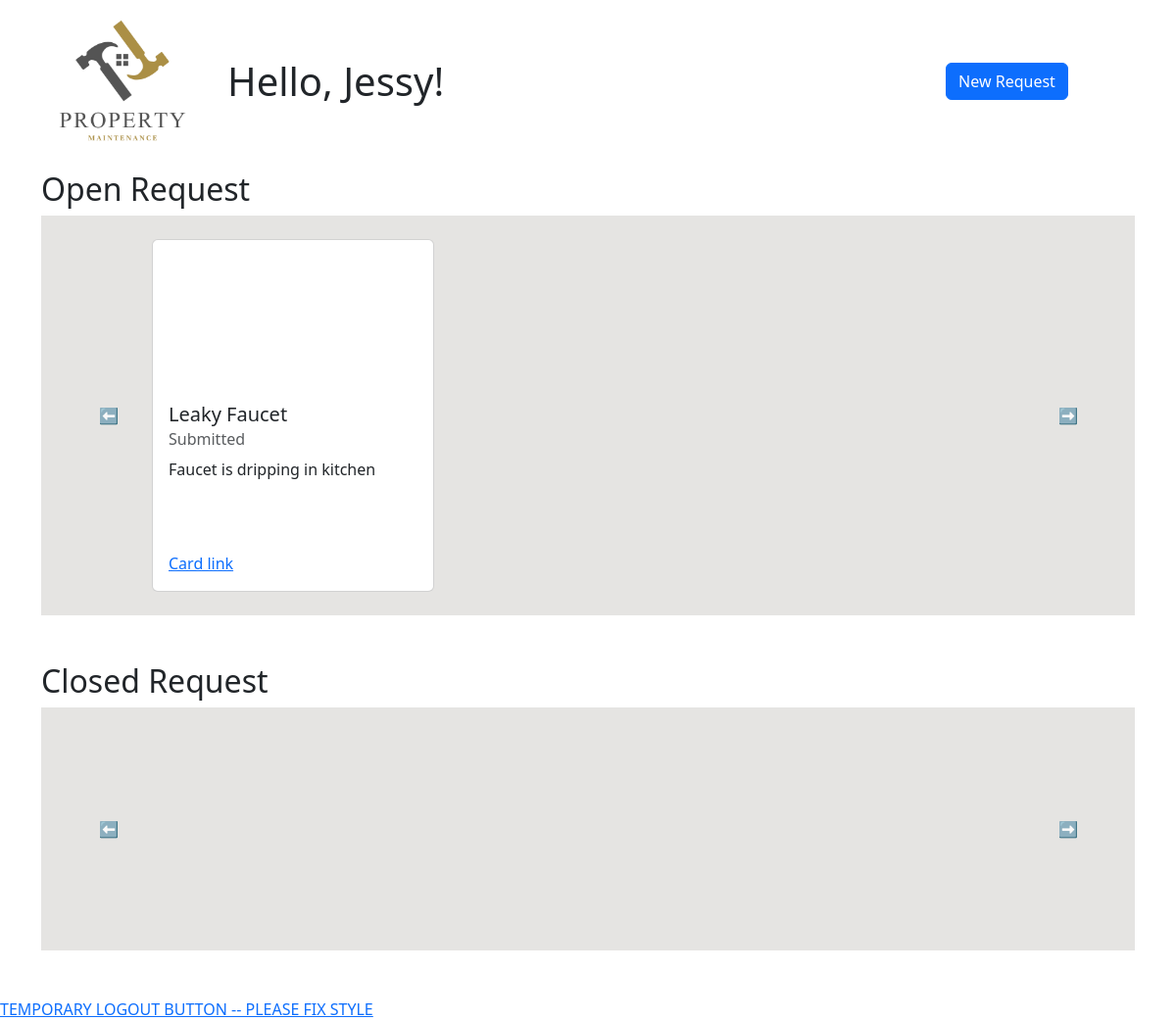
/tenant-dashboard/ (signed in), run on the app's committed database.
### ticketsystem/models.py (models this page shows, shortened)
class Ticket(models.Model):
    title = models.CharField(max_length=200)
    description = models.TextField()
    CATEGORY_CHOICES = [
        ('electrical', 'Electrical'),
        ('plumbing', 'Plumbing'),
        ('general', 'General'),
    ]
    category = models.CharField(max_length=20, choices=CATEGORY_CHOICES)
    STATUS_CHOICES = [
        ('submitted', 'Submitted'),
        ('in_progress', 'In Progress'),
        ('completed', 'Completed'),
    ]
    status = models.CharField(max_length=20, choices=STATUS_CHOICES, default='submitted')
    PRIORITY_CHOICES = [
        ('low', 'Low'),
        ('medium', 'Medium'),
        ('high', 'High'),
    ]
    priority = models.CharField(max_length=10, choices=PRIORITY_CHOICES, default='medium')
    created_date = models.DateTimeField(auto_now_add=True)
    updated_date = models.DateTimeField(auto_now=True)
    completed_date = models.DateTimeField(null=True, blank=True) # based on status
    image = models.ImageField(upload_to='ticket_images/', null=True, blank=True)
    submitter = models.ForeignKey(settings.AUTH_USER_MODEL, on_delete=models.CASCADE, related_name='submitted_tickets')
    assigned_admin = models.ForeignKey(settings.AUTH_USER_MODEL, on_delete=models.SET_NULL, null=True, blank=True, related_name='assigned_tickets')

### ticketsystem/views.py (the view)
# urls.py: path('tenant-dashboard/', tenant_dashboard, name="tenant_dashboard"),
@login_required(login_url="/")
def tenant_dashboard(request):
    context = {
        'user': request.user,
        'tickets': Ticket.objects.all()
    }
    return render(request, 'tenant_dashboard.html', context)

### ticketsystem/templates/tenant_dashboard.html (shortened to what this page needs)
<!DOCTYPE html>
{% load static %}
<html lang="en">
<head>
    {% load bootstrap5 %}
    {% bootstrap_css %}
</head>
<body>
    <div class="container">
        <div class="row">
            <div class="col-sm-2 align-self-center mx-auto d-flex justify-content-center" >
                <img src="../../media/logo_light.png" class="img-fluid" alt="Property Maintenance">
            </div>
            <div class="col-lg my-auto">
                {% if user.is_authenticated %}
                <h1 class="my-auto">Hello, {{ user.username|capfirst }}!</h1>
                {% else %}
                    <p>Hello, Guest!</p>
                {% endif %}
            </div>
            <div class="col-sm-3 my-auto text-center" >
                    <a class="btn btn-primary" href="{% url 'ticket_create' %}" role="button">New Request</a>
            </div>
        </div>
    </div>
    <div class="container my-2">
            <h2>Open Request</h2>
            <div class="flex-row d-flex p-4 " style="background-color: #E5E4E2">
                <div class="col-1 align-self-center mx-auto d-flex justify-content-center">
                    ⬅️
                </div>
                <div class="col-md overflow-hidden position-relative " style="overflow-x: auto;">
                    <div class="d-flex flex-row gap-3 mx-auto" style="min-height:200px; overflow-x: auto;" >
                        {% for ticket in tickets %}
                            {% if ticket.submitter == user and ticket.status != "completed" %}
                                <div class="card flex-shrink-0" style="width: 18rem;">
                                    {% if ticket.image != "" %}
                                        <img class="card-img-top" style="max-height:150px; object-fit: cover;" src="{{ ticket.image.url }}" />
                                    {% else %}
                                        <img class="card-img-top" style="max-height:150px; object-fit: cover;" src="../../media/logo_light.png" />
                                    {% endif %}
                                    <div class="card-body">
                                    <h5 class="card-title overflow-hidden" style="height: 24px;">{{ ticket.title|title }}</h5>
                                    <h6 class="card-subtitle mb-2 text-muted">{{ ticket.status|capfirst }}</h6>
                                    <p class="card-text overflow-hidden" style="height: 80px;">{{ ticket.description|capfirst }}</p>
                                    <a href="{% url 'page' id=ticket.id %}" class="card-link stretched-link">Card link</a>
                                    </div>
                                </div>
                            {% endif %}
                        {% endfor %}
                    </div>
                </div>
                <div class="col-1 align-self-center d-flex justify-content-center">
                    ➡️
                </div>
            </div>
    </div>
    <div class="container my-5">
            <h2>Closed Request</h2>
            <div class="flex-row d-flex p-4 " style="background-color: #E5E4E2">
                <div class="col-1 align-self-center mx-auto d-flex justify-content-center">
                    ⬅️
                </div>
                <div class="col-md  overflow-hidden position-relative " style="overflow-x: auto;"">
                    <div class="d-flex flex-row gap-3 overflow-auto mx-auto" style="min-height:200px;" >
                    </div>
                </div>
                <div class="col-1 align-self-center d-flex justify-content-center">
                    ➡️
                </div>
            </div>
    </div>
    <div>
        <a href="{% url 'logout' %}">TEMPORARY LOGOUT BUTTON -- PLEASE FIX STYLE</a>
    </div>
</body>
</html>

### ticketsystem/templates/tenant_dashboard.html (style rules this page uses)
.card { transition:box-shadow 0.5s, border-color; }

### data on the page
Ticket: image (picture), title "Leaky Faucet", status "Submitted", description "Faucet is dripping in kitchen"

### other printed values
{{ user.username|capfirst }} "Jessy"
